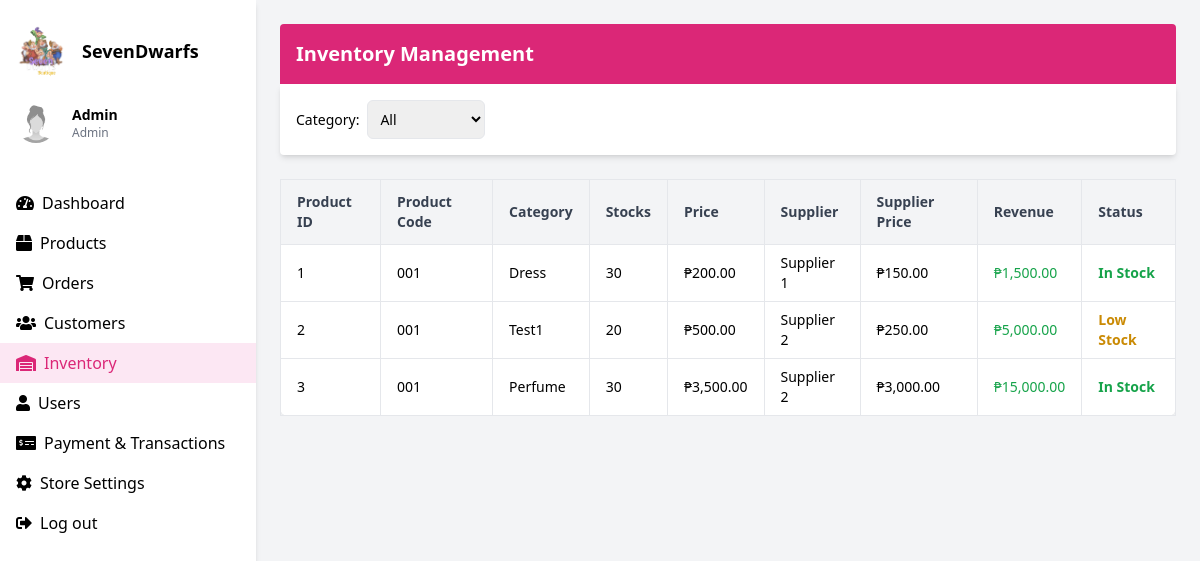
The page /inventory.php on the database its author committed.
### tables this page shows
CREATE TABLE `products` (
  `product_id` int(11) NOT NULL,
  `product_name` varchar(255) DEFAULT NULL,
  `description` text DEFAULT NULL,
  `price_id` int(11) DEFAULT NULL,
  `stocks` int(11) DEFAULT NULL,
  `category_id` int(11) DEFAULT NULL,
  `image_url` varchar(255) DEFAULT NULL,
  `created_at` timestamp NOT NULL DEFAULT current_timestamp(),
  `supplier_id` int(11) DEFAULT NULL,
  `supplier_price` decimal(10,2) NOT NULL,
  `revenue` decimal(10,2) GENERATED ALWAYS AS (`price_id` - `supplier_price`) STORED
);

CREATE TABLE `categories` (
  `category_id` int(11) NOT NULL,
  `category_code` varchar(10) DEFAULT NULL,
  `category_name` varchar(100) NOT NULL
);

CREATE TABLE `suppliers` (
  `supplier_id` int(11) NOT NULL,
  `supplier_name` varchar(255) NOT NULL,
  `created_at` timestamp NOT NULL DEFAULT current_timestamp()
);

### inventory.php (the view, shortened to what this page needs)
<?php
require 'conn.php';
$admin_name = "Admin";
$admin_role = "Admin";
$inventory = [];
$sqlProducts = "
    SELECT
        p.product_id,
        p.product_name,
        c.category_name,
        p.stocks,
        p.price_id,
        s.supplier_name,
        p.supplier_price
    FROM products p
    INNER JOIN categories c ON p.category_id = c.category_id
    LEFT JOIN suppliers s ON p.supplier_id = s.supplier_id
";
$stmt = $conn->prepare($sqlProducts);
$stmt->execute();
$resultProducts = $stmt->get_result();
if ($resultProducts->num_rows > 0) {
    while ($row = $resultProducts->fetch_assoc()) {
        $inventory[] = $row;
    }
}
?>
<!DOCTYPE html>
<html lang="en">
<head>
  <script src="https://cdn.tailwindcss.com"></script>
  <link href="https://cdnjs.cloudflare.com/ajax/libs/font-awesome/5.15.3/css/all.min.css" rel="stylesheet"/>
</head>
<body class="bg-gray-100">
  <div class="flex h-screen">
    <div class="w-64 bg-white shadow-md">
      <div class="p-4">
        <div class="flex items-center space-x-4">
          <img src="logo.png" alt="Logo" class="rounded-full" width="50" height="50"/>
          <h2 class="text-lg font-semibold">SevenDwarfs</h2>
        </div>
        <div class="mt-4">
          <div class="flex items-center space-x-4">
            <img src="newID.jpg" alt="Admin" class="rounded-full" width="40" height="40"/>
            <div>
              <h3 class="text-sm font-semibold"><?php echo htmlspecialchars($admin_name); ?></h3>
              <p class="text-xs text-gray-500"><?php echo htmlspecialchars($admin_role); ?></p>
            </div>
          </div>
        </div>
      </div>
      <nav class="mt-6">
        <ul>
          <li class="px-4 py-2 hover:bg-gray-200"><i class="fas fa-tachometer-alt mr-2"></i><a href="dashboard.php">Dashboard</a></li>
          <li class="px-4 py-2 hover:bg-gray-200"><i class="fas fa-box mr-2"></i><a href="products.php">Products</a></li>
          <li class="px-4 py-2 hover:bg-gray-200"><i class="fas fa-shopping-cart mr-2"></i><a href="orders.php">Orders</a></li>
          <li class="px-4 py-2 hover:bg-gray-200"><i class="fas fa-users mr-2"></i><a href="customers.php">Customers</a></li>
          <li class="px-4 py-2 bg-pink-100 text-pink-600"><i class="fas fa-warehouse mr-2"></i><a href="inventory.php">Inventory</a></li>
          <li class="px-4 py-2 hover:bg-gray-200"><i class="fas fa-user mr-2"></i><a href="users.php">Users</a></li>
          <li class="px-4 py-2 hover:bg-gray-200"><i class="fas fa-money-check-alt mr-2"></i><a href="payandtransac.php">Payment & Transactions</a></li>
          <li class="px-4 py-2 hover:bg-gray-200"><i class="fas fa-cog mr-2"></i><a href="storesettings.php">Store Settings</a></li>
          <li class="px-4 py-2 hover:bg-gray-200"><i class="fas fa-sign-out-alt mr-2"></i><a href="logout.php">Log out</a></li>
        </ul>
      </nav>
    </div>
    <div class="flex-1 p-6 overflow-auto">
      <div class="bg-pink-600 text-white p-4 rounded-t">
        <h1 class="text-xl font-bold">Inventory Management</h1>
      </div>
      <div class="bg-white p-4 rounded-b shadow-md mb-6">
        <form method="GET" action="inventory.php" class="flex items-center gap-2">
          <label for="category" class="font-medium text-sm">Category:</label>
          <select name="category" id="category" onchange="this.form.submit()" class="border rounded-md p-2 text-sm">
            <option value="all">All</option>
          </select>
        </form>
      </div>
      <div class="overflow-x-auto">
  <table class="min-w-full bg-white border border-gray-200 rounded-lg shadow-sm text-sm">
    <thead class="bg-gray-100 text-gray-700">
      <tr>
      <th class="px-4 py-3 border text-left">Product ID</th>
        <th class="px-4 py-3 border text-left">Product Code</th>
        <th class="px-4 py-3 border text-left">Category</th>
        <th class="px-4 py-3 border text-left">Stocks</th>
        <th class="px-4 py-3 border text-left">Price</th>
        <th class="px-4 py-3 border text-left">Supplier</th>
        <th class="px-4 py-3 border text-left">Supplier Price</th>
        <th class="px-4 py-3 border text-left">Revenue</th>
        <th class="px-4 py-3 border text-left">Status</th>
      </tr>
    </thead>
    <tbody>
      <?php
       if (!empty($inventory)) {
        foreach ($inventory as $item) {
          $status = ($item['stocks'] > 20) ? "In Stock" : (($item['stocks'] > 0) ? "Low Stock" : "Out of Stock");
          $supplier_price = isset($item['supplier_price']) ? floatval($item['supplier_price']) : 0;
          $price = floatval($item['price_id']);
          $revenue = ($price - $supplier_price) * intval($item['stocks']);
      ?>
        <tr class="hover:bg-gray-50">
          <td class="px-4 py-2 border"><?php echo $item['product_id']; ?></td>
          <td class="px-4 py-2 border"><?php echo $item['product_name']; ?></td>
          <td class="px-4 py-2 border"><?php echo $item['category_name']; ?></td>
          <td class="px-4 py-2 border"><?php echo $item['stocks']; ?></td>
          <td class="px-4 py-2 border">₱<?php echo number_format($item['price_id'], 2); ?></td>
          <td class="px-4 py-2 border">
    <?php echo isset($item['supplier_name']) ? htmlspecialchars($item['supplier_name']) : 'No supplier'; ?>
</td>
<td class="px-4 py-2 border">₱<?php echo number_format($supplier_price, 2); ?></td>
<td class="px-4 py-2 border text-green-600 font-medium">₱<?php echo number_format($revenue, 2); ?></td>
          <td class="px-4 py-2 border font-semibold capitalize
            <?php
              echo ($status === 'In Stock') ? 'text-green-600' :
                   (($status === 'Low Stock') ? 'text-yellow-600' : 'text-red-600'); ?>">
            <?php echo $status; ?>
          </td>
      <?php }
      } else { ?>
        <tr>
          <td colspan="7" class="text-center px-4 py-4 text-gray-500 border">No products found</td>
        </tr>
      <?php } ?>
    </tbody>
  </table>
</div>
</body>
</html>

### rows shown on the page
products: product_id "1", product_name "001", category.category_name "Dress", stocks "30", price "200.00", supplier.supplier_name "Supplier 1", supplier_price "150.00", revenue "1,500.00", stocks "In Stock"
products: product_id "2", product_name "001", category.category_name "Test1", stocks "20", price "500.00", supplier.supplier_name "Supplier 2", supplier_price "250.00", revenue "5,000.00", stocks "Low Stock"
products: product_id "3", product_name "001", category.category_name "Perfume", stocks "30", price "3,500.00", supplier.supplier_name "Supplier 2", supplier_price "3,000.00", revenue "15,000.00", stocks "In Stock"

### other values the page prints
$admin_name "Admin"
$admin_role "Admin"
